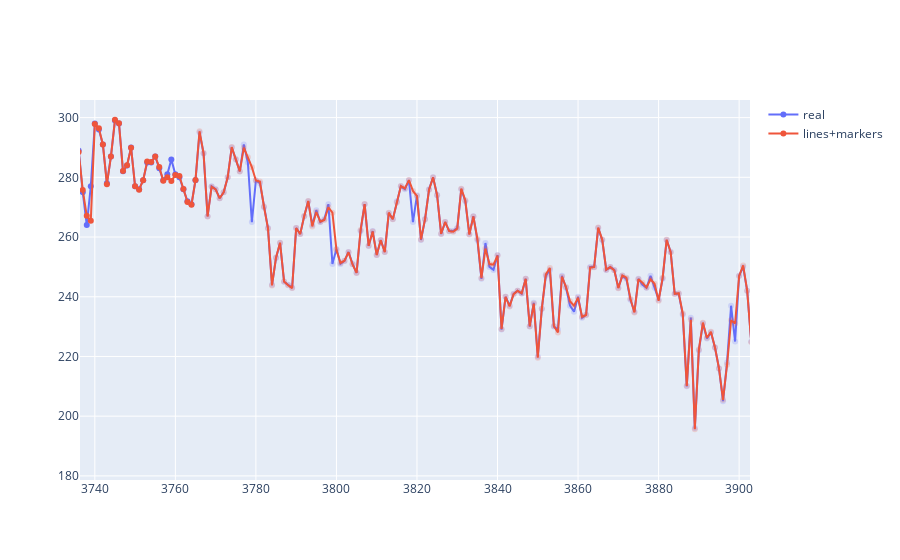

Notebook source saved alongside this figure:
### Code cell
import plotly.graph_objects as go

# Create random data with numpy
import numpy as np
import pandas as pd

real = pd.read_csv("daco_ground_truth_1_steps_20_batch-size_3_layers.csv").values.reshape((len(real)))
bbb = pd.read_csv("daco_predictions_1_steps_20_batch-size_3_layers.csv").values.reshape((len(bbb)))

random_x =np.arange(len(bbb))

# Create traces
fig = go.Figure()
fig.add_trace(go.Scatter(x=random_x, y=real,
                    mode='lines+markers',
                    name='real'))
fig.add_trace(go.Scatter(x=random_x, y=bbb,
                    mode='lines+markers',
                    name='lines+markers'))


fig.show()

### Figure 1 — Plotly figure (JSON) as saved in the notebook; plotly's stock layout.template omitted (floating-point values rounded to 4 significant figures; data arrays with more than 128 entries replaced by an {"elided": "..."} marker saying what was removed)
{"data": [{"mode": "lines+markers", "name": "real", "selectedpoints": {"elided": "355 int values"}, "type": "scatter", "x": {"elided": "5580 int values"}, "y": {"elided": "5580 float values"}}, {"mode": "lines+markers", "name": "lines+markers", "selectedpoints": {"elided": "355 int values"}, "type": "scatter", "x": {"elided": "5580 int values"}, "y": {"elided": "5580 float values"}}], "layout": {"autosize": true, "dragmode": "zoom", "xaxis": {"autorange": false, "range": [3736.0, 3903.0], "type": "linear"}, "yaxis": {"autorange": false, "range": [178.6, 305.9], "type": "linear"}}}
